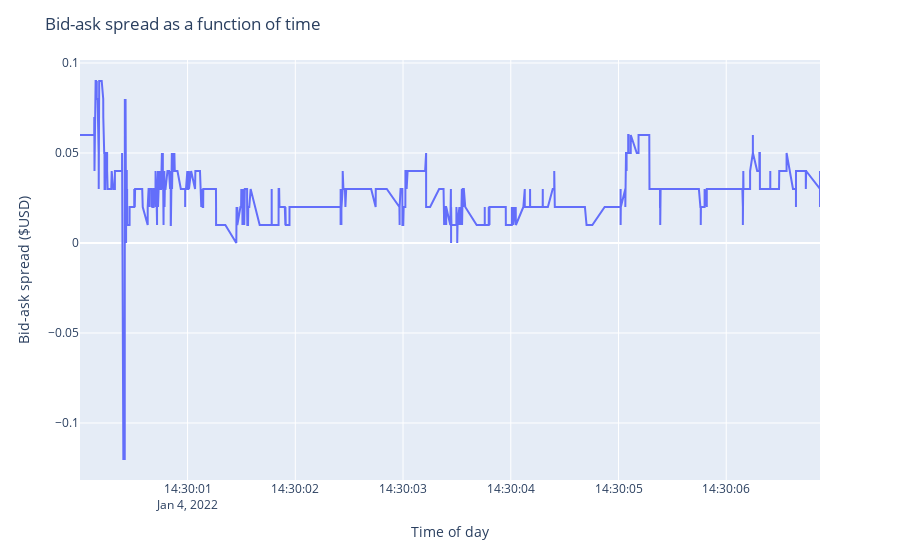

The cell this chart's notebook holds for it:
### Code cell
start = "2022-01-04T14:30:00Z"
end = "2022-01-04T21:00:00Z"
limit = 1000
# Get Shopify quotes in a dataframe and print the first 5 rows
aapl_quotes = alpaca.get_quotes(symbols[2], start, end, limit).df
aapl_quotes.head()
quotes_spread = aapl_quotes["ask_price"] - aapl_quotes["bid_price"]
spread_plot = px.line(aapl_quotes, x=aapl_quotes.index, y=quotes_spread)
spread_plot.update_layout(
    title="Bid-ask spread as a function of time",
    xaxis_title="Time of day",
    yaxis_title="Bid-ask spread ($USD)"
)

### Figure 1 — Plotly figure (JSON) as saved in the notebook; plotly's stock layout.template omitted (floating-point values rounded to 4 significant figures; data arrays with more than 128 entries replaced by an {"elided": "..."} marker saying what was removed)
{"data": [{"hovertemplate": "timestamp=%{x}<br>y=%{y}<extra></extra>", "legendgroup": "", "line": {"color": "#636efa", "dash": "solid"}, "marker": {"symbol": "circle"}, "mode": "lines", "name": "", "orientation": "v", "showlegend": false, "type": "scatter", "x": {"elided": "1000 str values"}, "xaxis": "x", "y": {"elided": "1000 float values"}, "yaxis": "y"}], "layout": {"legend": {"tracegroupgap": 0}, "margin": {"t": 60}, "title": {"text": "Bid-ask spread as a function of time"}, "xaxis": {"anchor": "y", "domain": [0, 1], "title": {"text": "Time of day"}}, "yaxis": {"anchor": "x", "domain": [0, 1], "title": {"text": "Bid-ask spread ($USD)"}}}}
